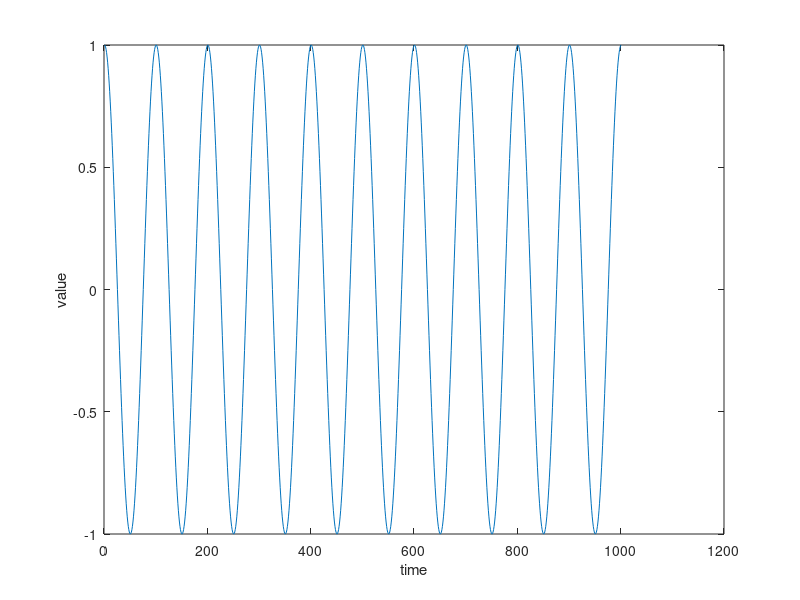
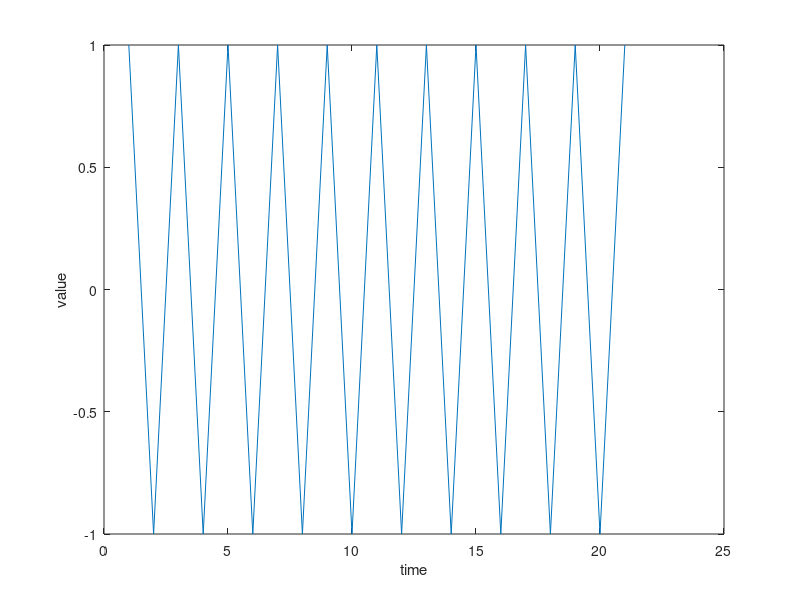

Reproduce these figures in MATLAB, in order.
% 3.1.1
t = -5:0.01:5;
sample_cos = cos(2*pi.*t);
figure
plot(sample_cos)
xlabel('time');
ylabel('value');

t = -5:(1/2):5;
sample_cos = cos(2*pi.*t);
figure
plot(sample_cos)
xlabel('time');
ylabel('value');


